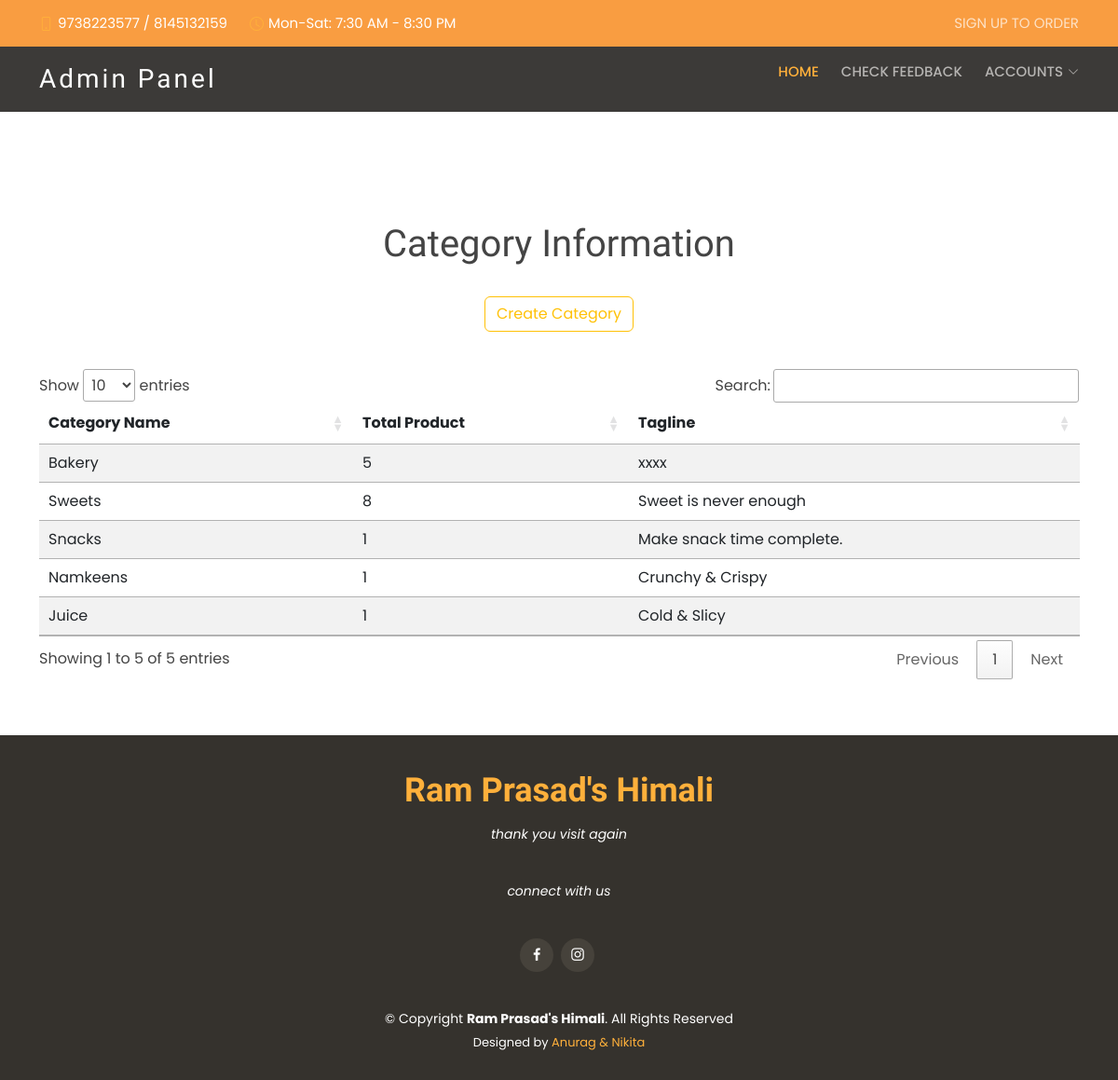
Screenshot of /addcat.php with the database file from the repository.
### tables this page shows
CREATE TABLE IF NOT EXISTS `addcategory` (
  `id` int NOT NULL AUTO_INCREMENT,
  `name` varchar(50) NOT NULL,
  `tagline` varchar(1024) NOT NULL,
  `image` varchar(60) NOT NULL,
  PRIMARY KEY (`id`)
);

### addcat.php (the view, shortened to what this page needs)
<!DOCTYPE html>
<html lang="en">
<head>
  <link href="assets/vendor/animate.css/animate.min.css" rel="stylesheet">
  <link href="assets/vendor/bootstrap/css/bootstrap.min.css" rel="stylesheet">
  <link href="assets/vendor/bootstrap-icons/bootstrap-icons.css" rel="stylesheet">
  <link href="assets/vendor/boxicons/css/boxicons.min.css" rel="stylesheet">
  <link href="assets/vendor/glightbox/css/glightbox.min.css" rel="stylesheet">
  <link href="assets/vendor/swiper/swiper-bundle.min.css" rel="stylesheet">
  <link href="assets/css/style.css" rel="stylesheet">
  <link href="assets/css/signup.css" rel="stylesheet">
  <link rel="stylesheet" href="https://cdn.datatables.net/1.13.4/css/jquery.dataTables.css" />
</head>
<body>
<?php
include("templets/adminnav.php");
?>
    <main id="main">
    <?php include("scripts/connect.php");
 ?>
		<?php
	$stmt = $db->prepare("SELECT addcategory.id AS id, addcategory.name AS name,COUNT(inventory.category)AS pro, addcategory.tagline AS tagline FROM `addcategory` LEFT JOIN `inventory` ON inventory.category=addcategory.name GROUP BY addcategory.name");
	try{
	$stmt->execute();
	$rows = $stmt->fetchALL(PDO::FETCH_ASSOC);
	}
	catch(PDOException $e){
		echo $e->getMessage();
		$db = null;
	}
?>
		<br>
		<section id="contact" class="contact">
			<div class="container">
				<div class="section-title">
					<h1><span>Category</span> Information</h1>
					<br>
					<a class="btn btn-outline-warning " href="add-category.php">Create Category</a>
				</div>
			</div>
			<div class="container" style="margin-top:10px;">
				<table class="table table-striped">
					<thead>
						<th>Category Name</th>
						<th>Total Product</th>
						<th>Tagline</th>
					</thead>
					<tbody>
						<?php foreach($rows as $row):?>
						<tr>
							<td>
								<?php echo $row['name']?>
							</td>
							<td>
								<?php echo $row['pro']?>
							</td>
							<td>
								<?php echo $row['tagline']?>
							</td>
						</tr>
						<?php endforeach; ?>
					</tbody>
				</table>
			</div>
		</section>
	</main>
   <?php
		 include("templets/footer.php");
		 ?>
</body>
</html>

### assets/css/style.css (style rules this page uses)
body { font-family: "Poppins", sans-serif; color: #444444; }
a { text-decoration: none; color: #ffb03b; }
h1, h2, h3, h4, h5, h6 { font-family: "Satisfy", sans-serif; }
section { padding: 60px 0; }
.section-title { text-align: center; padding-bottom: 30px; padding:30px; }

### rows the page displays
addcategory: name "Bakery", pro "5", tagline "xxxx"
addcategory: name "Juice", pro "1", tagline "Cold & Slicy"
addcategory: name "Namkeens", pro "1", tagline "Crunchy & Crispy"
addcategory: name "Snacks", pro "1", tagline "Make snack time complete."
addcategory: name "Sweets", pro "8", tagline "Sweet is never enough"
